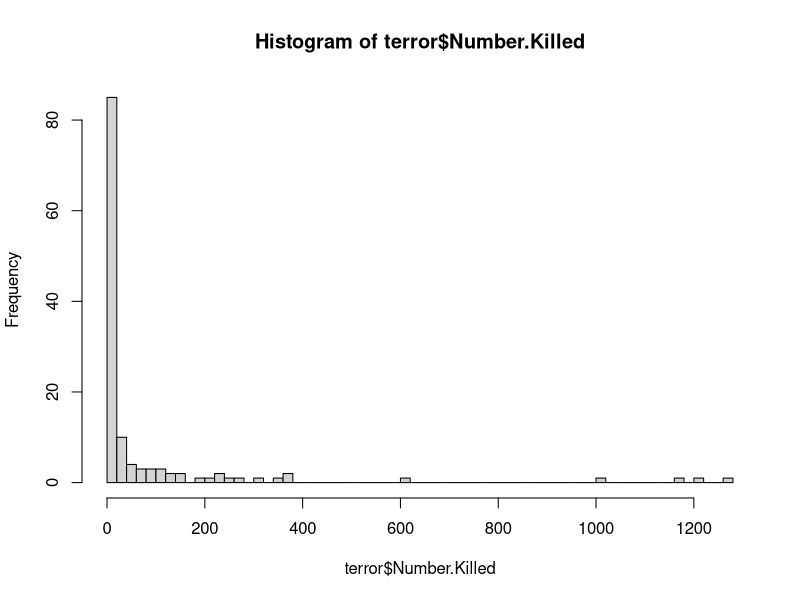
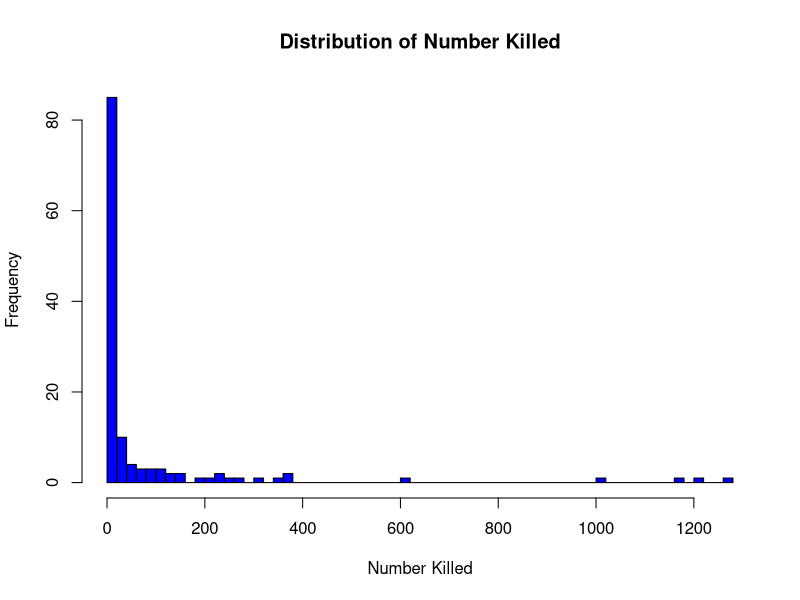
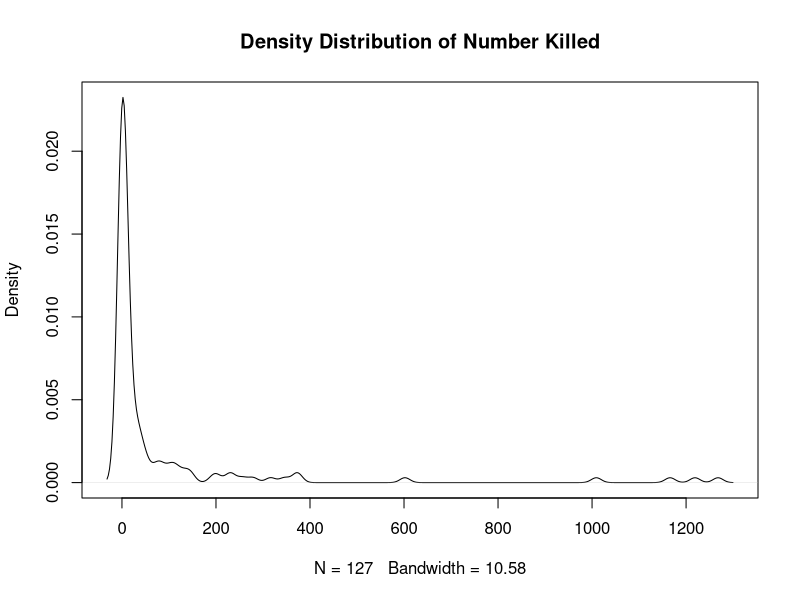
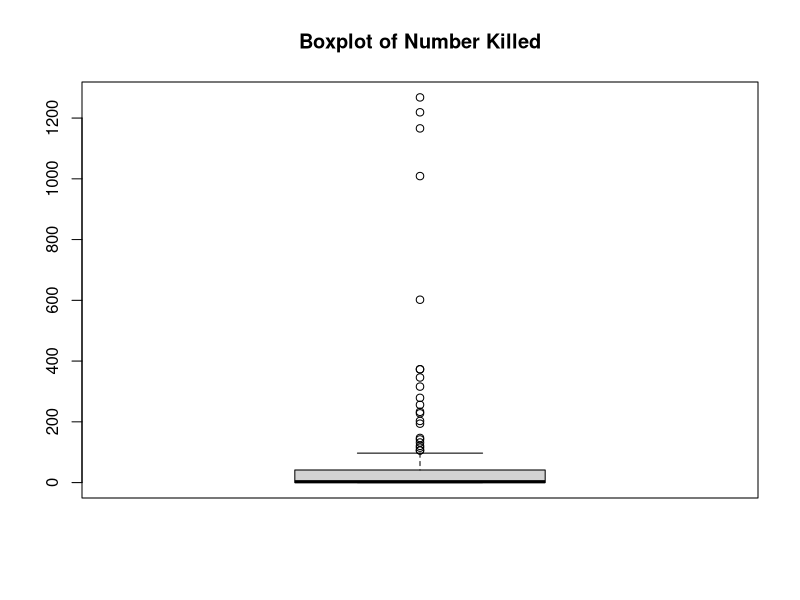
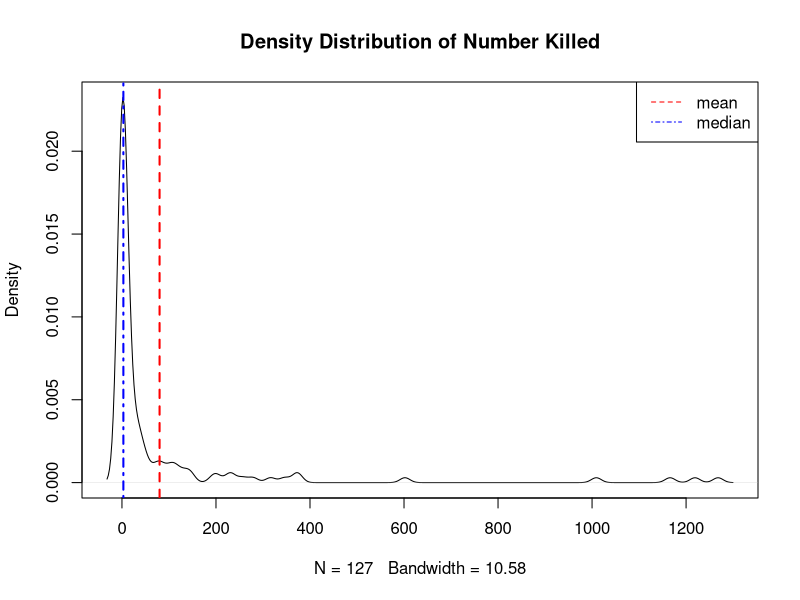
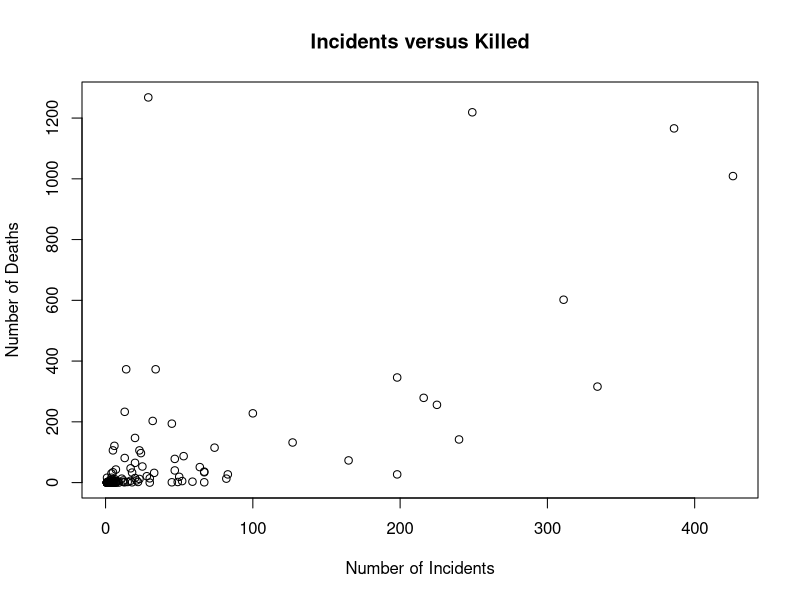
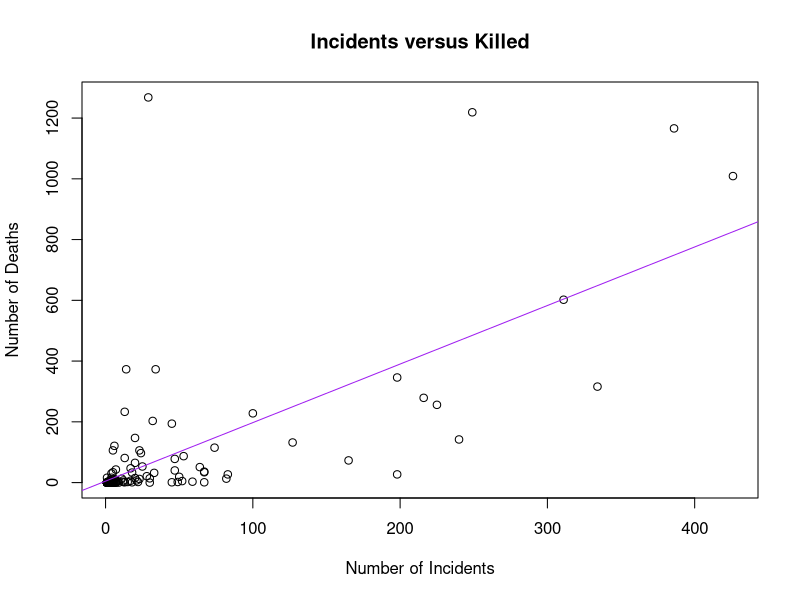

Write the R code that produced these figures, in order.
## ---- chunk 1
setwd("/home/jovyan/UCSB_PS15/Section 3")
# Remember to always check what your working directory is!
getwd()
## ---- chunk 2
terror <- read.csv("terror.csv", header = T)
## ---- chunk 3
dim(terror) 
## ---- chunk 4
names(terror) 
variable.names(terror) 
colnames(terror)
## ---- chunk 5
range(terror$Number.Killed)
max(terror$Number.Killed) - min(terror$Number.Killed)
## ---- chunk 6
sum((terror$Number.Killed - mean(terror$Number.Killed))^2)/(nrow(terror)-1)
sqrt(sum((terror$Number.Killed - mean(terror$Number.Killed))^2)/(nrow(terror)-1))

var(terror$Number.Killed)
sd(terror$Number.Killed)

sd(terror$Number.Killed)^2 
sqrt(var(terror$Number.Killed)) 
## ---- chunk 7
hist(terror$Number.Killed, breaks = 50)

hist(terror$Number.Killed, 
     main="Distribution of Number Killed", 
     xlab="Number Killed", 
     col="blue", 
     border="black",
     breaks=50) 
## ---- chunk 8
plot(density(terror$Number.Killed),main = "Density Distribution of Number Killed")
boxplot(terror$Number.Killed, main = "Boxplot of Number Killed")
## ---- chunk 9
plot(density(terror$Number.Killed), main = "Density Distribution of Number Killed")
abline(v = mean(terror$Number.Killed), lty = 2, lwd = 2, col = "red")
abline(v = median(terror$Number.Killed), lty = 4, lwd = 2, col = "blue")
legend("topright", legend = c("mean", "median"), lty = c(2,4), col = c("red","blue"))
## ---- chunk 10
hiterror <- terror[which(terror$Number.of.Incidents>7), ] 
loterror <- terror[which(terror$Number.of.Incidents<=7), ]

mean(hiterror$Number.Killed)
mean(loterror$Number.Killed)

kill.diff <- mean(hiterror$Number.Killed) - mean(loterror$Number.Killed)
kill.diff
## ---- chunk 11
mean(terror$Number.Killed[terror$Number.of.Incidents>7]) - mean(terror$Number.Killed[terror$Number.of.Incidents<=7])

var(terror$Number.Killed[terror$Number.of.Incidents>7])
var(hiterror$Number.Killed)
## ---- chunk 12
plot(terror$Number.of.Incidents, terror$Number.Killed, 
     main="Incidents versus Killed", 
     xlab = "Number of Incidents", 
     ylab = "Number of Deaths")
## ---- chunk 13
model1 <- lm(Number.Killed ~ Number.of.Incidents, data = terror) 
summary(model1)
plot(terror$Number.of.Incidents, terror$Number.Killed, main="Incidents versus Killed", xlab = "Number of Incidents", ylab = "Number of Deaths")
abline(model1, col = "purple") #This puts the trend line
